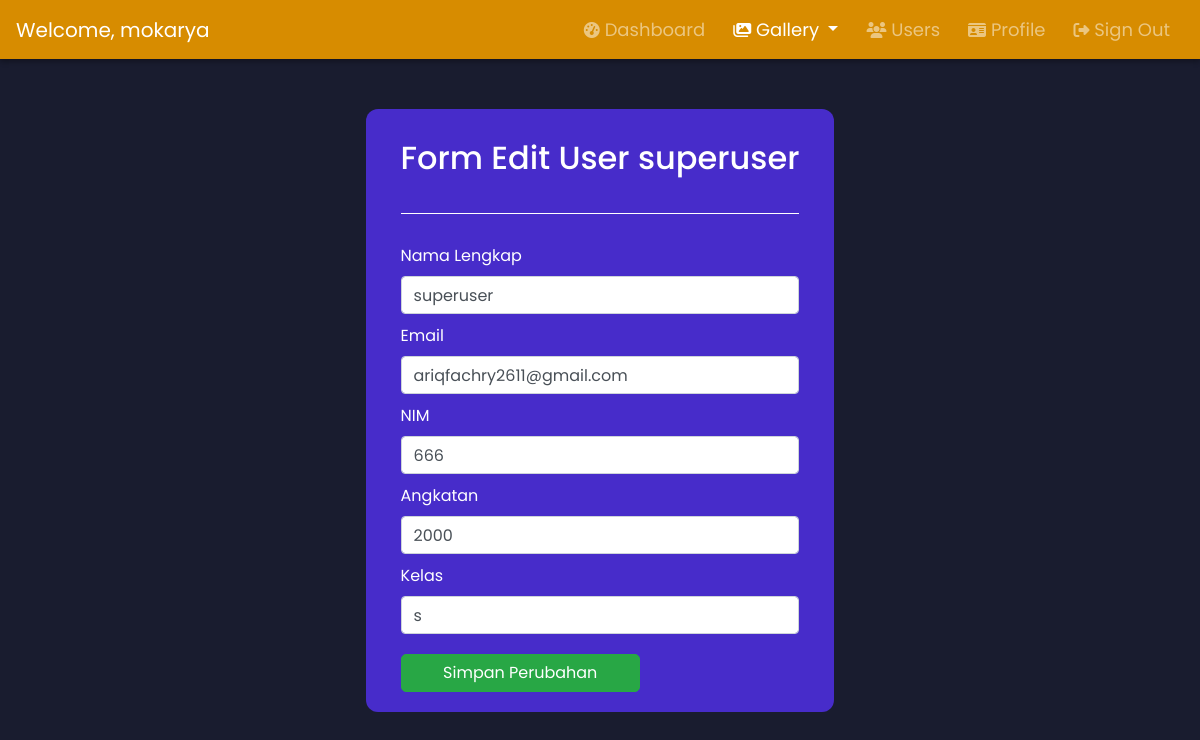
The page /User_Regist/admin-user-edit.php?id=31 (signed in) on the database its author committed.
### tables this page shows
CREATE TABLE `users` (
  `id` int(11) NOT NULL,
  `namalengkap` varchar(100) NOT NULL,
  `email` varchar(200) NOT NULL,
  `nim` bigint(20) NOT NULL,
  `angkatan` year(4) NOT NULL,
  `kelas` varchar(2) NOT NULL,
  `verified` tinyint(4) NOT NULL,
  `token` varchar(100) NOT NULL,
  `password` varchar(255) NOT NULL,
  `usertype` varchar(20) NOT NULL
);

### User_Regist/admin-user-edit.php (the view, shortened to what this page needs)
<?php
    include 'header-admin.php';
  if (isset($_GET['id'])) {
    $id = ($_GET['id']);
    $query = "SELECT * FROM users WHERE id='$id'";
    $result = mysqli_query($conn, $query);
    $data = mysqli_fetch_assoc($result);
  } else {
    echo "<script>alert('Masukkan data id.');window.location='admin-usersConfig';</script>";
  }
  ?>
<section>
<div class="container anim" id="box" style=" margin-top: 50px; color:white; padding-top: 30px; width:fit-content">
            <div class="d-flex justify-content-center">
                <div >
                    <div class="container">
                        <h2 style="margin-bottom: 12px" class="align-items-center">Form Edit User <?php echo $data['namalengkap']; ?></h2>
                        <hr style="border-top: 1px solid white; margin-bottom: 30px; margin-top: 36px">
                        <form method="POST" action="admin-user-edit-proses" enctype="multipart/form-data">
                            <label class="label control-label">Nama Lengkap</label>
                            <input type="text" class="form-control" name="namalengkap" placeholder="namalengkap" value="<?php echo $data['namalengkap']; ?>">
                            <label class="label control-label">Email</label>
                            <input type="text" class="form-control" name="email" placeholder="email" value="<?php echo $data['email']; ?>">
                            <label class="label control-label">NIM</label>
                            <input type="text" class="form-control" name="nim" placeholder="nim" value="<?php echo $data['nim']; ?>">
                            <label class="label control-label">Angkatan</label>
                            <input type="text" class="form-control" name="angkatan" placeholder="angkatan" value="<?php echo $data['angkatan']; ?>">
                            <label class="label control-label">Kelas</label>
                            <input type="text" class="form-control" name="kelas" placeholder="kelas" value="<?php echo $data['kelas']; ?>">
                            <button name="submit-btn" type="submit" class="btn btn-success" data-toggle="modal" data-target="#exampleModal" style="margin-top: 10px; width: 30%; border-radius: 5px" >
                                Simpan Perubahan
                            </button>
                        </form>
                    </div>
                    </div>
                </div>
            </div>
    </body>
    <br>
    <br>
</html>

### src/css/dashboard_admin.css (style rules this page uses)
* { margin: 0; padding: 0; box-sizing: border-box; font-family: 'Poppins', sans-serif; }
body, html { height: 100%; scroll-behavior: smooth; background-color: #191c2f; }
h2 { color: white; margin-bottom: 20px; }
input { width: 20%; margin-bottom: 10px; }
#box { background-color: #472CCA; width: 90%; padding: 20px; border-radius: 12px; }
.btn { min-width: 60% !important; width: 60%; max-width: 100%; }
.anim { animation: opac 4s ease; transition: transform .4s ; }

### rows shown on the page
users: namalengkap "superuser", email "ariqfachry2611@gmail.com", nim "666", angkatan "2000", kelas "s"

### other values the page prints
$_SESSION['namalengkap'] "mokarya"
